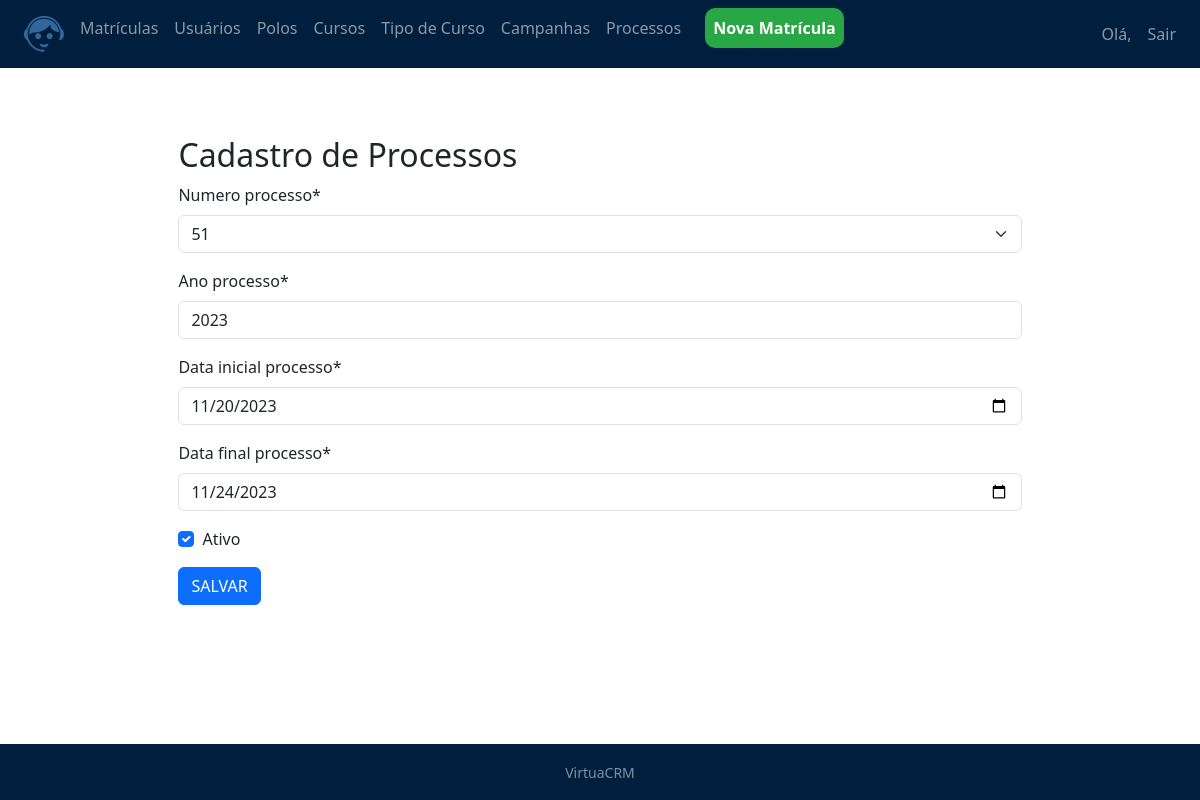
The page /matriculas/processo/1 (signed in) on the database as committed earlier.
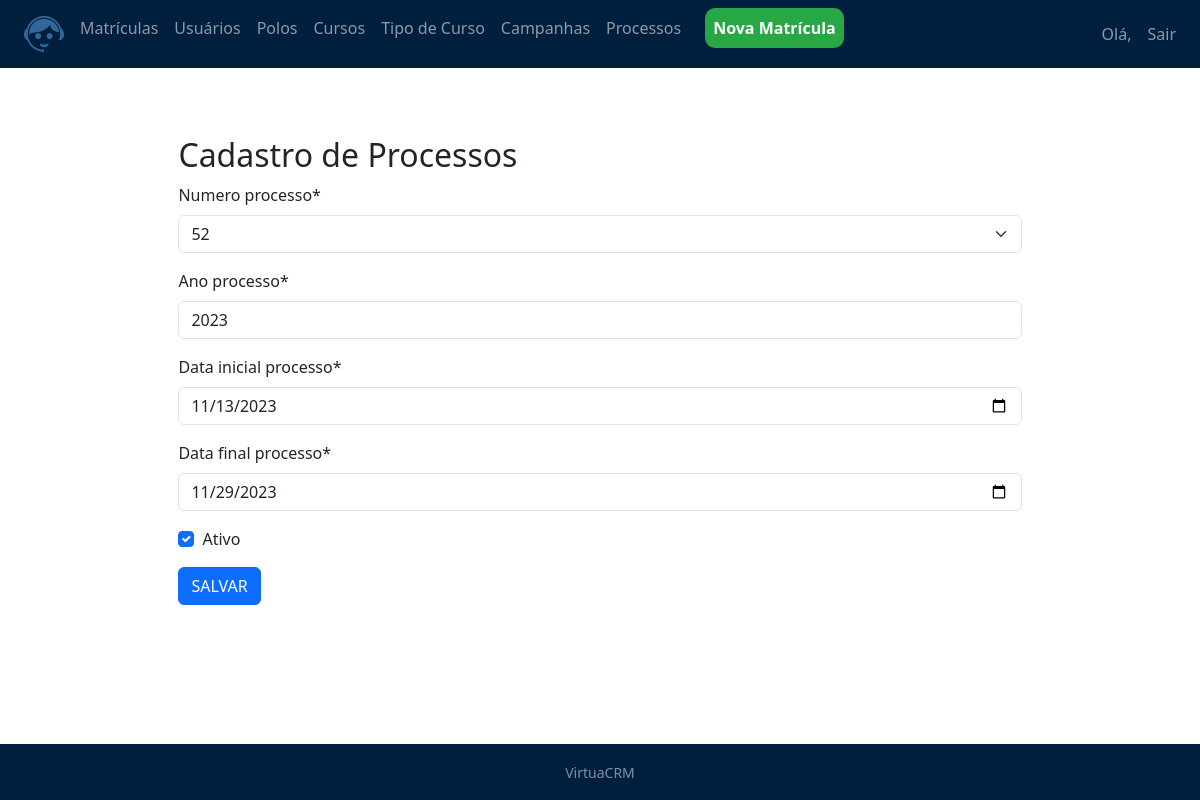
The same page on the database as committed later.
### matriculas/models.py (models this page shows, shortened)
class cad_processo(models.Model):
    numero_processo =  models.CharField(max_length=2)
    ano_processo = models.CharField(max_length=4)
    data_inicial_processo = models.DateTimeField()
    data_final_processo = models.DateTimeField()
    ativo = models.BooleanField(default=True)
    class Meta:
        db_table = 'processo'

### matriculas/views.py (the view, shortened to what this page needs)
# urls.py: path('processo/<int:id>', ProcessoUpdateView.as_view(), name='processo_update'),
class ProcessoUpdateView(LoginRequiredMixin, UpdateView):
    template_name = 'matriculas/processo_new.html'
    form_class = ProcessoForm
    def get_object(self):
        id = self.kwargs.get('id')
        return get_object_or_404(cad_processo, id=id)  # Retorna o objeto consultor a partir do id

### matriculas/forms.py
class ProcessoForm(forms.ModelForm):
    numero_processo = forms.CharField(widget=forms.Select(choices=NUMERO_PROC_CHOICES))
    ano_processo = forms.IntegerField()
    data_inicial_processo = forms.DateTimeField(widget=DateInput())
    data_final_processo = forms.DateTimeField(widget=DateInput())
    ativo = forms.BooleanField(required=False)
    def __init__(self, *args, **kwargs):
        super().__init__(*args, **kwargs)
        self.fields['ano_processo'].initial = datetime.now().year
        self.fields['ativo'].initial = True
    class Meta:
        model = cad_processo
        fields = (
            'numero_processo',
            'ano_processo',
            'data_inicial_processo',
            'data_final_processo',
            'ativo',
        )

### matriculas/templates/matriculas/processo_new.html (shortened to what this page needs)
{% extends 'model-page.html'%}
{% load crispy_forms_tags %}
{% load static %}
{% block content %}
<link rel="stylesheet" type="text/css" href="{% static 'css/matnew.css' %}">
<div class="centered-form">
    <h2> Cadastro de Processos</h2>
        <div>
            <form method="POST">{% csrf_token %}
                {{ form|crispy}}
                <button type="submit" class="btn btn-primary">SALVAR</button>
            </form>
        </div>
</div>
{%endblock%}

Rows that differ between the two databases and show on the page:
changed cad_processo: numero_processo "51" → "52"; data_inicial_processo "11/20/2023" → "11/13/2023"; data_final_processo "11/24/2023" → "11/29/2023"
